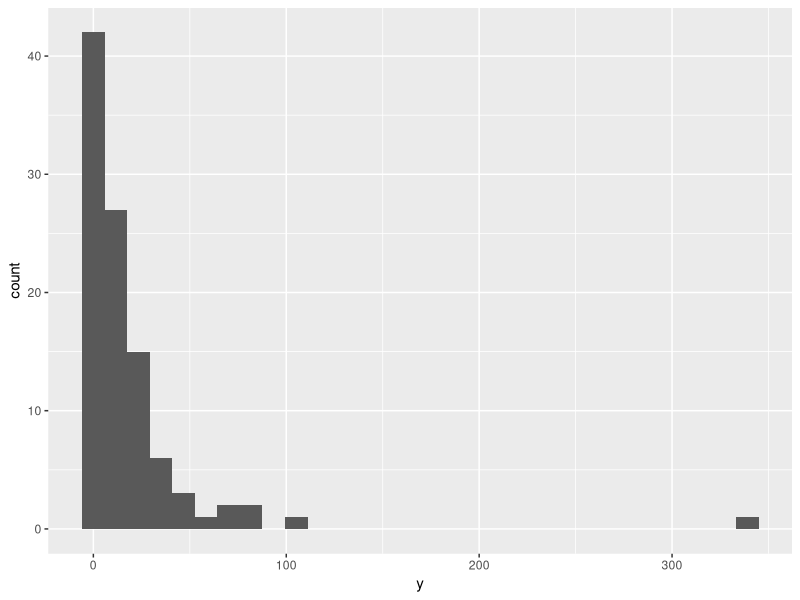
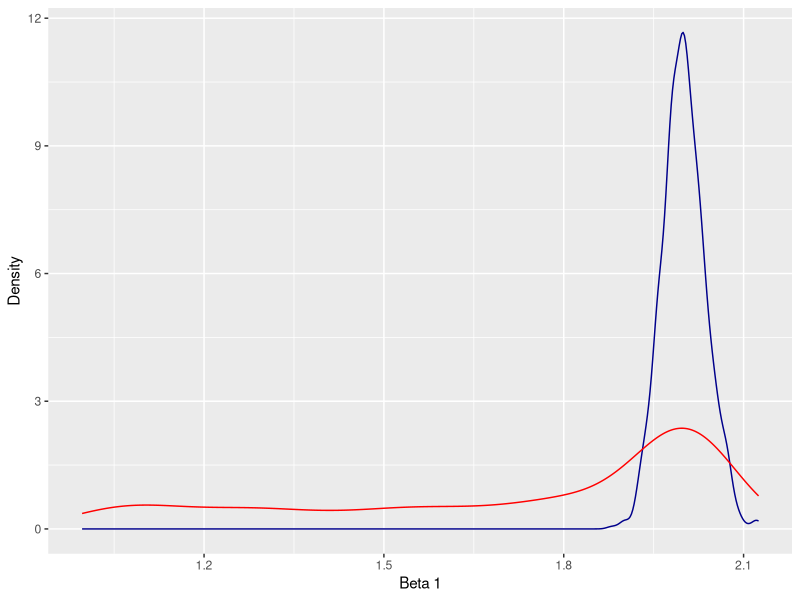
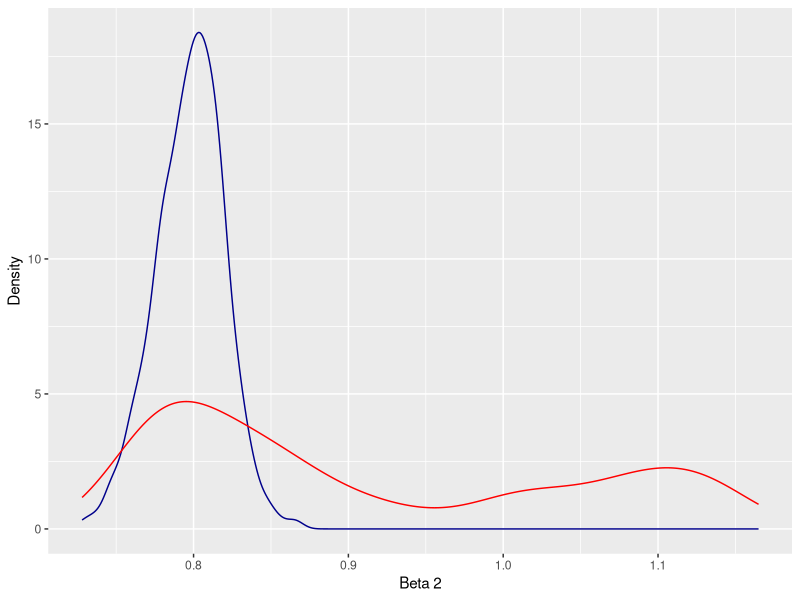
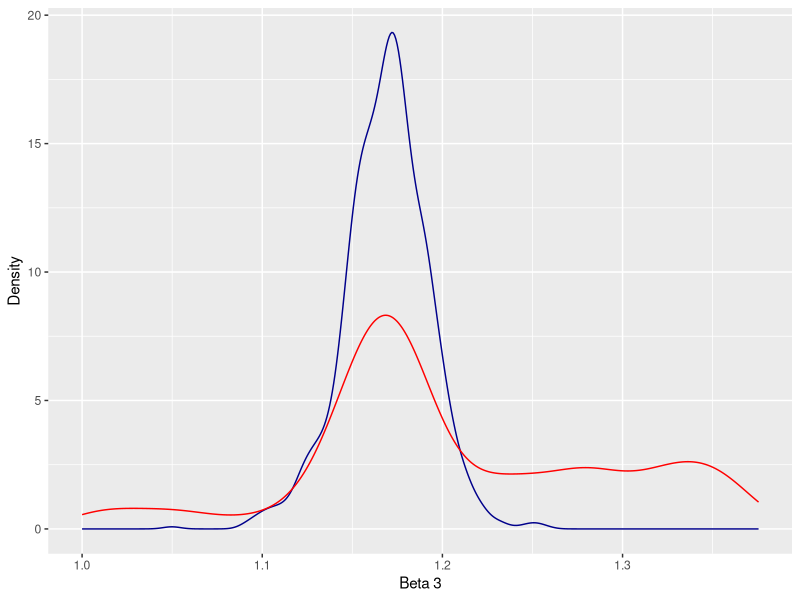

Write R code to recreate these figures, in order.
#HWA2021
library(tidyverse)

set.seed(8)
n  <- 100
x1 <- rnorm(n)
x2 <- rnorm(n)
lambda <- exp(2 + 0.8*x1 + 1.2*x2)
y <- rpois(n, lambda= lambda)
y <- cbind(y)
X <- cbind(x0 = 1, x1, x2)

df <- data.frame(y, X)
ggplot(data = df, mapping = aes(x = y)) +
  geom_histogram() #histogram of the generated data

############################################################ PART 1

#FREQUENTIST ESTIMATION
#Residual Deviance function
deviance = function(y, X, beta){
  #y - vector of dependent data
  #X - model matrix (1', x1', x2')'
  #beta - vector of regression coefficients
  n <- length(y)
  ratios <- numeric()
  tX <- t(X)
  for (i in 1:n){
    eta <- tX[,i] %*% beta 
    
    ylogy = ifelse(y[i] == 0, 0, y[i]*log(y[i]))
    ratio <- ylogy - y[i]*eta-(y[i]-exp(eta))
    ratios <- c(ratios, ratio)
    
  }
  result <- 2*sum(ratios)
  
  return(result)
}

#Iteratively Reweighted Least Squares function
irls = function(y, X, epsilon = 1e-6){
  #Finding the root(s) of the score function numerically
  #Estmating beta hat (MLE) via the Newton-Raphson method
  
  beta <- solve(t(X) %*% X) %*% t(X) %*% log(y + 0.5)
  D_current <- deviance(y, X, beta)
  D_prev <- 1e30
  i <- 0
  quotient <- (D_prev-D_current)/D_prev
  
  while(quotient >= epsilon) {
    i <- i + 1
    eta <- X %*% beta
    z <- X %*% beta + exp(-(X %*% beta)) * (y - exp(X %*% beta))
    matrix_diag <- as.vector(exp(eta))
    W <- diag(matrix_diag)
    beta <- solve((t(X) %*% W %*% X)) %*% t(X) %*% W %*% z
    D_prev <- D_current
    D_current <- deviance(y, X, beta)
    quotient <- (D_prev-D_current)/D_prev
    
  }
  
  return(beta)
}

irls(y, X, epsilon = 1e-6)

############################################################ PART 2

#BAYESIAN ESTIMATION
#With a Markov Chain Monte Carlo algorithm and Metropolis-Hastings Random Walk proposals are sampled from the posterior of beta.

#sig: the variance of the prior on beta
#eps: the variance of the random walk proposal
#N: size of the posterior sample

logPosterior = function(beta, y, X, sig){
  eta = c(X %*% beta)
  return(sum(y*eta - exp(eta) - 1/(sig^2)*c(t(beta) %*% beta)))
}

#Metropolis Hastings function
mhStep = function(beta, y, X, sig, eps){
  prop = beta + rnorm(length(beta), 0, eps^2)
  alpha = exp(logPosterior(prop, y, X, sig) - logPosterior(beta, y, X, sig))
  u = runif(1)
  # accept proposal with probability alpha
  if(u <= min(c(1, alpha))){
    return(prop)
  } else { 
    return(beta)
  } 
}

#Markov Chain Monte Carlo function
mcmc = function(y, X, sig, eps, N) {
  #MCMC reiterates the MH step to generate N samples from the posterior
  
  #for i in N:
  #sample beta_i by mhStep() using beta_(i-1)
  #and the proposal distribution
  
  p <- ncol(X)
  sp <- matrix(0, N, p) #empty matrix
  sp[1,] <- 1 #initial value
  
  for(i in 2:N){
    sp[i,] <- mhStep(sp[i-1,], y, X, sig, eps) 
  }
  return(sp) #matrix of size N x p, where p = size of vector beta
}

#the acceptance rate
# "n" the number of observations (n = 100)
acceptance <- function(betas, N){
  sumrate = 0
  for (i in 2:N){
    if (all(betas[i,] == betas[i-1,])){
      sumrate <- sumrate + 1
    }
  }
  return(sumrate/(N-1))
}

matrixbeta <- mcmc(y, X, 10, 0.08, 1000) #eps = 0.08
acceptance(matrixbeta, 1000)

#Bootstrap
#Comparing the two estimates (frequentist vs bayesian) via confidence intervals.

#Frequentist: non-parametric bootstrap.
#Generate N bootstrap estimates. (sampling with replacement)
#Estimate beta using bootstrap samples.
#Use this sample to estimate confidence interval.
bootstrap <- function(y, X, B, p){
  beta_freq <- matrix(0, B, p)
  for (i in 1:B){
    ids = sample(1:nrow(y), replace = T)
    X_bootstrap = X[ids,] #new bootstrap samples
    y_bootstrap = y[ids,]  
    
    # estimate beta using X_bootstrap, y_bootstrap
    beta_freq[i,] <- c(irls(y_bootstrap, X_bootstrap, epsilon = 1e-6))
  }
  return(beta_freq)
}

beta_freq <- bootstrap(y, X, 1000, 3) #generate bootstrap sample of 1000

#Comparing densities of bootstrap samples and posterior samples
df_bayes <- data.frame(beta1 = matrixbeta[,1],
                       beta2 = matrixbeta[,2],
                       beta3 = matrixbeta[,3])

df_freq <- data.frame(beta1 = beta_freq[,1],
                      beta2 = beta_freq[,2],
                      beta3 = beta_freq[,3])

#beta 1
ggplot() +
  geom_density(data = df_freq, aes(x=beta1), color="darkblue") + #Frequentist
  geom_density(data = df_bayes, aes(x=beta1), color= "red") + #Bayesian
  labs(x = 'Beta 1', y = 'Density')

#beta 2
ggplot() +
  geom_density(data = df_freq, aes(x=beta2), color="darkblue") + #Frequentist
  geom_density(data = df_bayes, aes(x=beta2), color= "red") + #Bayesian
  labs(x = 'Beta 2', y = 'Density')

#beta 3
ggplot() +
  geom_density(data = df_freq, aes(x=beta3), color="darkblue") + #Frequentist
  geom_density(data = df_bayes, aes(x=beta3), color= "red") + #Bayesian
  labs(x = 'Beta 3', y = 'Density')
